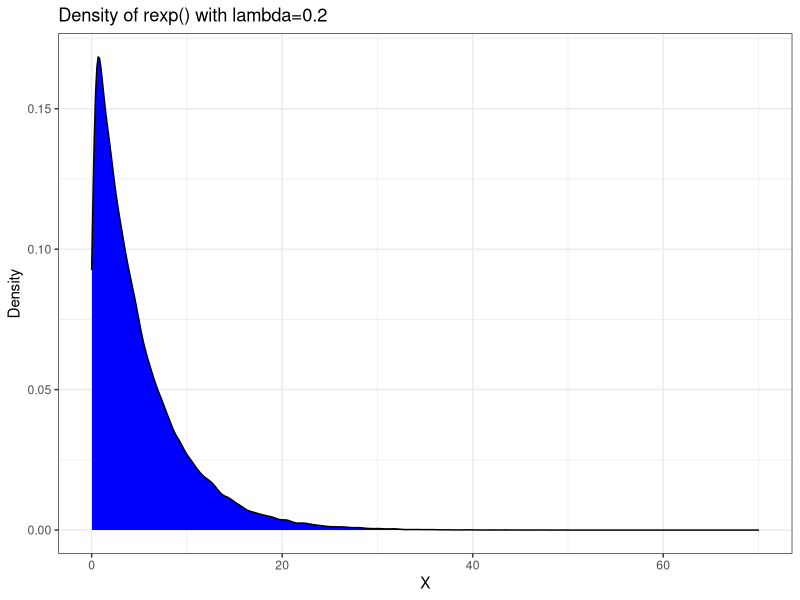
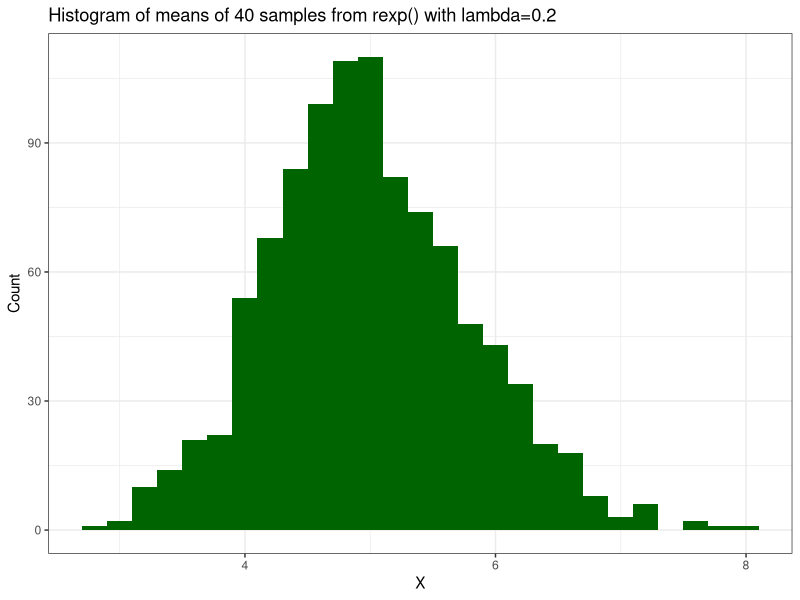
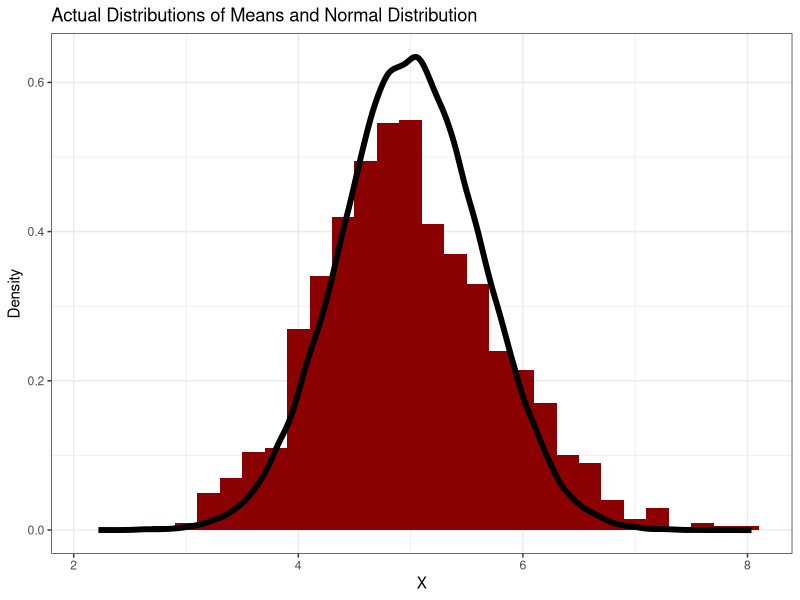

The R script that drew these images, in order:
## ---- chunk 1
knitr::opts_chunk$set(echo = TRUE)
library(ggplot2)
options(digits = 3)
## ---- chunk 2
ggplot(data = data.frame(x = rexp(100000, 0.2)), aes(x = x)) + 
    geom_density(fill = 'blue') +
    ggtitle("Density of rexp() with lambda=0.2") + 
    xlab("X")+
    ylab("Density")+
    theme_bw()
## ---- chunk 3
sample_means<-NULL
for (i in 1 : 1000) sample_means = c(sample_means, mean(rexp(40, 0.2)))
## ---- chunk 4
ggplot(data = data.frame(SampleMeans = sample_means), aes(x = SampleMeans)) + 
    geom_histogram(binwidth = 0.2, fill = 'darkgreen') +
    ggtitle("Histogram of means of 40 samples from rexp() with lambda=0.2") + 
    xlab("X")+
    ylab("Count")+
    theme_bw()
## ---- chunk 5
ggplot(data = data.frame(SampleMeans = sample_means, 
                         NormalDensity=rnorm(n = 100000, mean = 5, sd = (5/sqrt(40))^2))) +
    geom_histogram(aes(x=SampleMeans, y=..density..), fill='darkred', binwidth=0.2) +
    geom_density(aes(x=NormalDensity), colour="black", size=2) +
    ggtitle("Actual Distributions of Means and Normal Distribution") + 
    xlab("X")+
    ylab("Density")+
    theme_bw()
